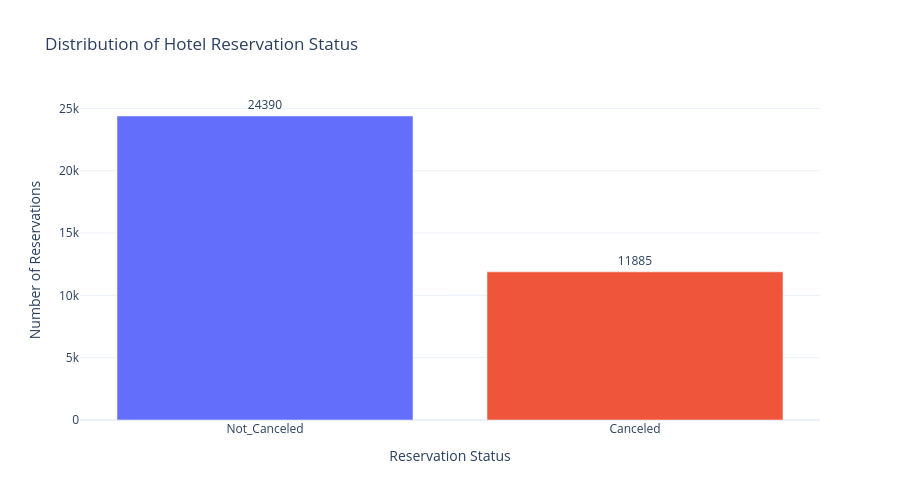

The notebook cell this image was saved under:
### Markdown cell above
## Univariate Analysis

#### Examining Reservation Status Distribution

### Code cell
import plotly.express as px

status_summary = (
    df["booking_status"]
    .value_counts()
    .rename_axis("Booking_Status")
    .reset_index(name="Reservations")
)

status_summary["Percentage"] = (
    status_summary["Reservations"] /
    status_summary["Reservations"].sum() * 100
)

print("Reservation Status Distribution:")
print(status_summary.round(2).to_string(index=False))

fig = px.bar(
    status_summary,
    x="Booking_Status",
    y="Reservations",
    color="Booking_Status",
    text="Reservations",
    title="Distribution of Hotel Reservation Status",
    labels={
        "Booking_Status": "Reservation Status",
        "Reservations": "Number of Reservations"
    },
    template="plotly_white"
)

fig.update_traces(textposition="outside")

fig.update_layout(
    width=900,
    height=500,
    showlegend=False
)

fig.show()

### Figure 1 — Plotly figure (JSON) as saved in the notebook; plotly's stock layout.template omitted (floating-point values rounded to 4 significant figures)
{"data": [{"hovertemplate": "Reservation Status=%{x}<br>Number of Reservations=%{text}<extra></extra>", "legendgroup": "Not_Canceled", "marker": {"color": "#636efa", "pattern": {"shape": ""}}, "name": "Not_Canceled", "orientation": "v", "showlegend": true, "text": [24390.0], "textposition": "outside", "type": "bar", "x": ["Not_Canceled"], "xaxis": "x", "y": [24390], "yaxis": "y"}, {"hovertemplate": "Reservation Status=%{x}<br>Number of Reservations=%{text}<extra></extra>", "legendgroup": "Canceled", "marker": {"color": "#EF553B", "pattern": {"shape": ""}}, "name": "Canceled", "orientation": "v", "showlegend": true, "text": [11880.0], "textposition": "outside", "type": "bar", "x": ["Canceled"], "xaxis": "x", "y": [11885], "yaxis": "y"}], "layout": {"barmode": "relative", "height": 500, "legend": {"title": {"text": "Reservation Status"}, "tracegroupgap": 0}, "showlegend": false, "title": {"text": "Distribution of Hotel Reservation Status"}, "width": 900, "xaxis": {"anchor": "y", "categoryarray": ["Not_Canceled", "Canceled"], "categoryorder": "array", "domain": [0, 1], "title": {"text": "Reservation Status"}}, "yaxis": {"anchor": "x", "domain": [0, 1], "title": {"text": "Number of Reservations"}}}}
